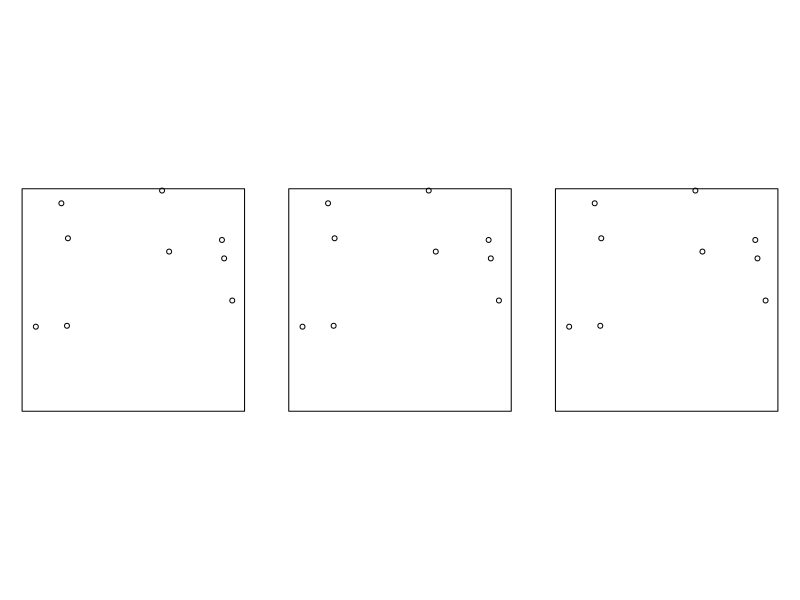
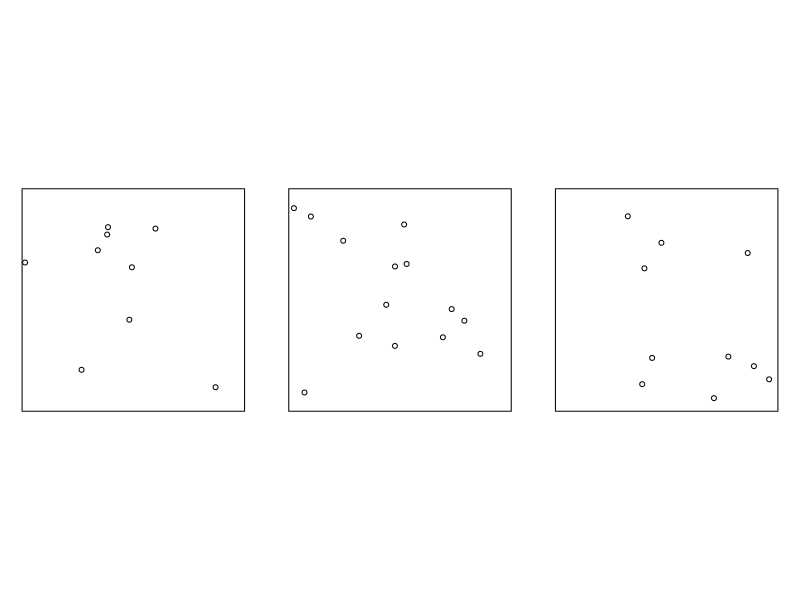

Write the R code that produced these figures, in order.
## ---- chunk 1
library(spatstat)
## ---- chunk 2
par(mfrow = c(1,3), mar = c(1,1,1,1))
set.seed(1)
plot(rpoispp(win = owin(), lambda = 12), main = "")
set.seed(1)
plot(rpoispp(win = owin(), lambda = 12), main = "")
set.seed(1)
plot(rpoispp(win = owin(), lambda = 12), main = "")
## ---- chunk 3
par(mfrow = c(1,3), mar = c(1,1,1,1))
plot(rpoispp(win = owin(), lambda = 12), main = "")
plot(rpoispp(win = owin(), lambda = 12), main = "")
plot(rpoispp(win = owin(), lambda = 12), main = "")
